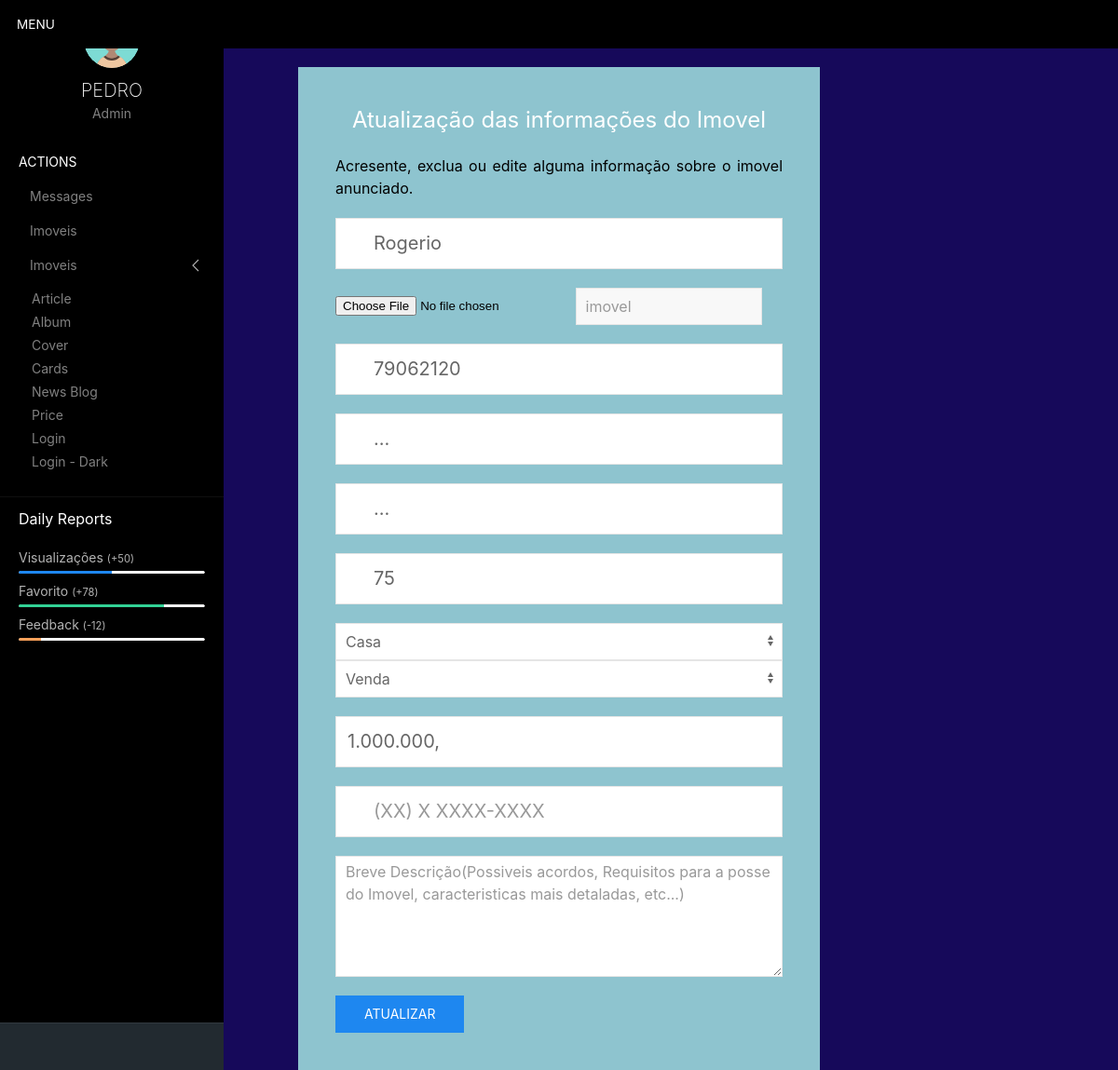
Page /BD/imovelEdcao.php?id=15 (signed in) on the committed database.
### tables this page shows
CREATE TABLE `imoveis` (
  `id_imovel` int(11) NOT NULL,
  `nome_do_vendedor` varchar(50) DEFAULT NULL,
  `bairro` varchar(20) DEFAULT NULL,
  `rua` varchar(50) DEFAULT NULL,
  `numero` varchar(6) DEFAULT NULL,
  `telefone` varchar(16) DEFAULT NULL,
  `imagem` varchar(30) DEFAULT NULL,
  `categoria` varchar(17) DEFAULT NULL,
  `tipo_de_anuncio` varchar(10) DEFAULT NULL,
  `valor` varchar(10) DEFAULT NULL,
  `descricao` varchar(250) DEFAULT NULL,
  `email` varchar(70) DEFAULT NULL
);

### BD/imovelEdcao.php (the view, shortened to what this page needs)
<?php
	include_once 'includes/processos_php/conexao.php';
	if (isset($_GET['id'])) {
		$id = mysqli_escape_string($conexao, $_GET['id']);
		$sql = "SELECT * FROM imoveis WHERE id_imovel = '$id'";
		$query = mysqli_query($conexao, $sql);
		$dados_imovel = mysqli_fetch_array($query);
	}
?>
<head>
	<?php include_once 'head.php';?>
		<link rel="stylesheet" type="text/css" href="css/dashboard.css">
	</head>
	<body>
		<?php include_once 'menuAdm.php' ?>
		<div class="uk-container uk-margin">
		<div class="uk-card uk-align-center uk-card-red uk-card-body uk-width-1-2@m">
			<h3 class="uk-text-center uk-text-whi">Atualização das informações do Imovel</h3>
			<p class="uk-text-justify">Acresente, exclua ou edite alguma informação sobre o imovel anunciado.</p>
			<form method="POST" action="includes/processos_php/atualizaImovel.php" enctype="multipart/form-data">
				<div class="uk-margin">
					<div class="uk-inline uk-width-1-1">
						<span class="uk-form-icon" uk-icon="icon:  user"></span>
						<input class="uk-input uk-form-large" placeholder="Nome do Vendedor" value="<?php echo $dados_imovel["nome_do_vendedor"]; ?>" type="text" maxlength="50" name="nome">
					</div>
				</div>
				<div uk-form-custom="target: true">
		            <input type="file" name="arquivo">
		            <input class="uk-input uk-form-width-medium" value="imovel" type="text" placeholder="Selecione uma Imagem" disabled>
		        </div>
				<div class="uk-margin">
					<div class="uk-inline uk-width-1-1">
						<span class="uk-form-icon" uk-icon="icon:  location"></span>
						<input class="uk-input uk-form-large" id="cep" placeholder="CEP" value="79062120" onblur="pesquisacep(this.value);" type="text" maxlength="17" name="cep" autofocus>
					</div>
				</div>
				<div class="uk-margin">
					<div class="uk-inline uk-width-1-1">
						<span class="uk-form-icon" uk-icon="icon:  location"></span>
						<input class="uk-input uk-form-large" id="bairro" placeholder="Bairro do Imovel" type="text" maxlength="17" name="bairro">
					</div>
				</div>
				<div class="uk-margin">
					<div class="uk-inline uk-width-1-1">
						<span class="uk-form-icon" uk-icon="icon:  location"></span>
						<input class="uk-input uk-form-large" id="rua" placeholder="Rua do Imovel" type="text" maxlength="20" name="rua">
					</div>
				</div>
				<div class="uk-margin">
					<div class="uk-inline uk-width-1-1">
						<span class="uk-form-icon" uk-icon="icon:  home"></span>
						<input class="uk-input uk-form-large" placeholder="Numero de Imovel" value="<?php echo $dados_imovel["numero"]; ?>" type="tel" maxlength="6" name="numero">
					</div>
				</div>
				<select class="uk-select" id="form-stacked-select" value="<?php echo $dados_imovel["categoria"]; ?>" name="categoria">
	                <option value="Casa"> Casa </option>
	            </select><br>
	            <select class="uk-select" id="form-stacked-select" value="<?php echo $dados_imovel["tipo_de_anuncio"]; ?>" name="tipo_de_anuncio">
	                <option value="Venda"> Venda </option>
	            </select><br>
	            <div class="uk-margin">
					<div class="uk-inline uk-width-1-1">
						<input class="uk-input uk-form-large" placeholder="Valor do Imovel R$:" value="<?php echo $dados_imovel["valor"]; ?>" type="text" name="valor" onKeyPress="return(moeda(this,'.',',',event))">
					</div>
				</div>
				<div class="uk-margin">
					<div class="uk-inline uk-width-1-1">
						<span class="uk-form-icon" uk-icon="icon:  phone"></span>
						<input class="uk-input uk-form-large" id="telefone" placeholder="(XX) X XXXX-XXXX" value="<?php echo $dados_imovel["telefone"]; ?>" maxlength="16" type="text" name="telefone" onkeypress="mascara(this)">
					</div>
				</div>
				<div class="uk-margin">
		            <textarea class="uk-textarea" rows="5" name="descricao" value="<?php echo $dados_imovel["descricao"]; ?>" placeholder="Breve Descrição(Possiveis acordos, Requisitos para a posse do Imovel, caracteristicas mais detaladas, etc...)"></textarea>
		        </div>
				<input type="submit" class="uk-button uk-button-primary" value="Atualizar">
			</form>
		</div>
	</div>
	</body>

### BD/css/dashboard.css (style rules this page uses)
.uk-card { box-shadow: none; }
.uk-card { -webkit-transition: box-shadow 0.55s cubic-bezier(.4,0,.2,1); transition: box-shadow 0.55s cubic-bezier(.4,0,.2,1); }

### rows in the picture
imoveis: nome "Rogerio", numero "75", categoria "Casa", tipo_de_anuncio "Venda", valor "1.000.000,", descricao "Breve Descrição(Possiveis acordos, Requisitos para a posse do Imovel, caracteristicas mais detaladas, etc...)"

### other values in the picture
mb_strtoupper($exibirRegistros["nome"]) "PEDRO"
